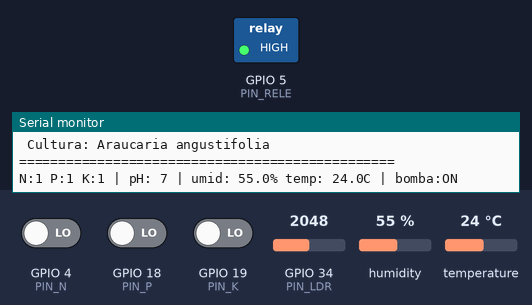
A sketch run on a simulated ESP32. Shown: switched loads named in the sketch (green lamp = pin HIGH), the last lines printed to the serial monitor. The inputs (shaded band) are chosen by the test bench; at power-on: humidity 55 %, GPIO 4 (PIN_N) LOW, GPIO 18 (PIN_P) LOW, GPIO 19 (PIN_K) LOW, GPIO 34 (PIN_LDR) = 2048, temperature 24 °C.

Above: at 1.5 s.
1.6 s: humidity set to 58 %
4.3 s: humidity set to 61 %
At 4.8 s:
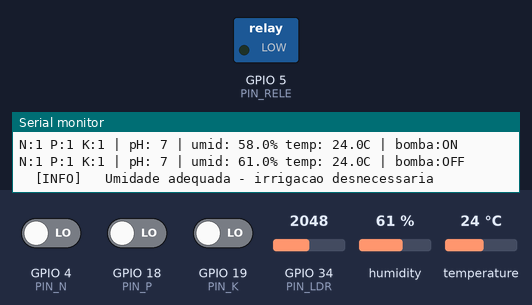
Timing chart, 0 to 7.3 s (numbered marks = the images above; inputs shaded):
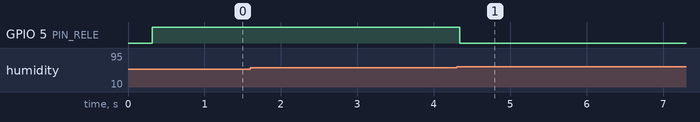

Measured:
- the behaviour switches between 59 and 60 % on humidity (found by bisection; images 0 and 1)
- after the input at 4.3 s, GPIO 5 (PIN_RELE): HIGH → LOW at once

The sketch:

sketh.ino
```cpp
/*
 * FarmTech Solutions - Fase 2
 * Sistema de Irrigacao Inteligente para cultura de Araucaria angustifolia
 *
 * Sensores (simulados no Wokwi):
 *   - 3 botoes verdes  -> niveis de Nitrogenio (N), Fosforo (P) e Potassio (K)
 *                        pressionado = nutriente PRESENTE; solto = AUSENTE
 *   - LDR              -> simula o sensor de pH do solo (mapeado de 0 a 14)
 *   - DHT22            -> simula a umidade do solo (% relativa)
 *   - Modulo rele azul -> representa a bomba d'agua de irrigacao
 *
 * Cultura escolhida: Araucaria angustifolia (pinhao do Parana)
 *   - pH ideal:        5 a 7 (levemente acido)
 *   - Umidade ideal:   60% a 75%
 *   - Nutriente critico: P (fosforo) - obrigatorio para enraizamento
 *
 * Regra de irrigacao (LIGA bomba) - todas as condicoes precisam ser verdadeiras:
 *   1. solo seco           -> umidade < 60%
 *   2. pH dentro da faixa  -> 5 <= pH <= 7
 *   3. solo nao encharcado -> umidade <= 75%
 *   4. nutrientes minimos  -> P presente E (N OU K) presente
 */

#include <DHTesp.h>

#define PIN_N    4
#define PIN_P    18
#define PIN_K    19
#define PIN_LDR  34
#define PIN_DHT  15
#define PIN_RELE 5

const int   PH_MIN          = 5;
const int   PH_MAX          = 7;
const float UMID_SECA       = 60.0;
const float UMID_ENCHARCADO = 75.0;

DHTesp dht;

void setup() {
  Serial.begin(115200);
  delay(300);

  pinMode(PIN_N, INPUT_PULLUP);
  pinMode(PIN_P, INPUT_PULLUP);
  pinMode(PIN_K, INPUT_PULLUP);
  pinMode(PIN_RELE, OUTPUT);
  digitalWrite(PIN_RELE, LOW);

  dht.setup(PIN_DHT, DHTesp::DHT22);

  Serial.println();
  Serial.println("================================================");
  Serial.println(" FarmTech Solutions - Irrigacao Inteligente");
  Serial.println(" Cultura: Araucaria angustifolia");
  Serial.println("================================================");
}

void loop() {
  bool n = !digitalRead(PIN_N);
  bool p = !digitalRead(PIN_P);
  bool k = !digitalRead(PIN_K);

  int ph = map(analogRead(PIN_LDR), 0, 4095, 0, 14);

  TempAndHumidity data = dht.getTempAndHumidity();
  float umid = data.humidity;
  float temp = data.temperature;

  if (dht.getStatus() != 0) {
    Serial.print("[DHT] erro: ");
    Serial.println(dht.getStatusString());
    delay(2000);
    return;
  }

  bool phOk         = (ph >= PH_MIN && ph <= PH_MAX);
  bool encharcado   = (umid > UMID_ENCHARCADO);
  bool soloSeco     = (umid < UMID_SECA);
  bool nutrientesOk = p && (n || k);

  bool irrigar = soloSeco && phOk && !encharcado && nutrientesOk;
  digitalWrite(PIN_RELE, irrigar ? HIGH : LOW);

  Serial.printf(
    "N:%d P:%d K:%d | pH:%2d | umid:%5.1f%% temp:%5.1fC | bomba:%s\n",
    n, p, k, ph, umid, temp, irrigar ? "ON " : "OFF"
  );

  if (!phOk)      Serial.println("  [ALERTA] pH fora da faixa ideal (5-7)");
  if (encharcado) Serial.println("  [ALERTA] Solo encharcado - risco de podridao radicular");
  if (!p)         Serial.println("  [ALERTA] Fosforo ausente - critico para enraizamento");
  if (!soloSeco && !encharcado)
    Serial.println("  [INFO]   Umidade adequada - irrigacao desnecessaria");

  delay(2000);
}
```
